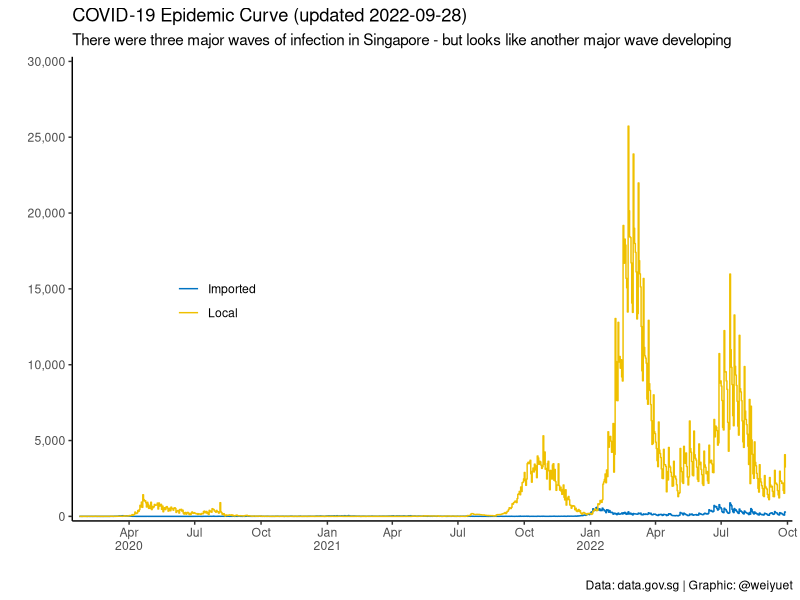
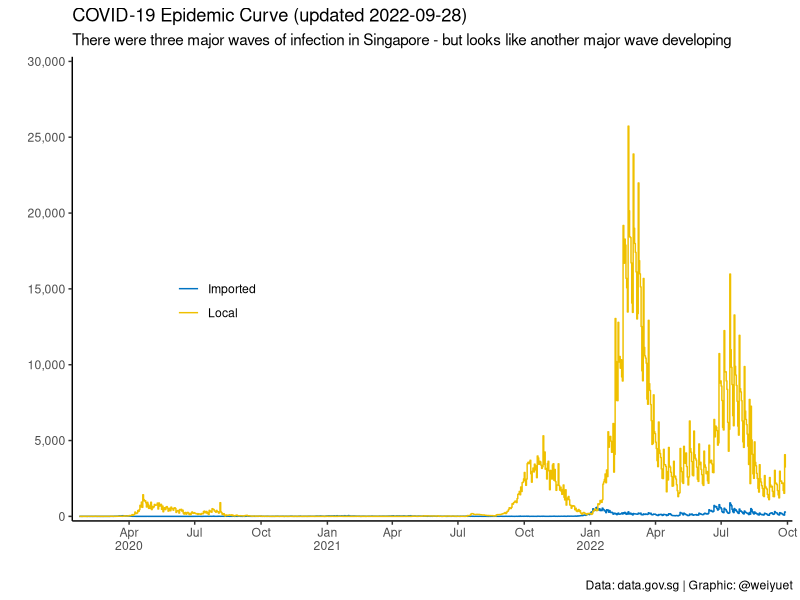

Here is the R script that generated these plots, in order:
# Setup
library(tidyverse)
library(scales)
library(glue)
library(ggsci)

# Load data
epidemic_curve <- read_csv("data/singapore/covid-19-case-numbers/epidemic-curve.csv")

# Visualize
epidemic_curve %>% 
  ggplot(aes(x = date, y = value, colour = type)) +
  geom_step() +
  scale_x_date(expand = c(0.01, 0),
               labels = label_date_short(),
               date_breaks = "3 months") +
  scale_y_continuous(expand = c(0.01, 0),
                     labels = label_number(big.mark = ","),
                     limits = c(0, 30000),
                     breaks = seq(0, 30000, 5000)) +
  scale_colour_jco() +
  theme_classic() +
  theme(legend.position = c(0.2, 0.5)) +
  labs(x = "", y = "",
       colour = "",
       title = glue("COVID-19 Epidemic Curve (updated {max(epidemic_curve$date)})"),
       subtitle = "There were three major waves of infection in Singapore - but looks like another major wave developing",
       caption = "Data: data.gov.sg | Graphic: @weiyuet")

ggsave("figures/covid-epidemic-curve-sg.png", width = 8, height = 5)
